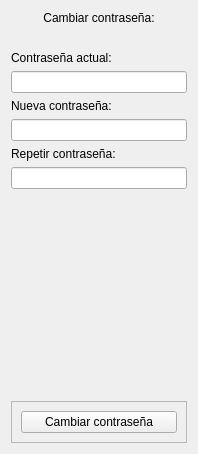
          <widget class="QWidget" name="scrollAreaWidgetContents_28">
           <property name="geometry">
            <rect>
             <x>0</x>
             <y>0</y>
             <width>198</width>
             <height>454</height>
            </rect>
           </property>
           <layout class="QVBoxLayout" name="verticalLayout_18">
            <item>
             <widget class="QLabel" name="label_my_account_change_password">
              <property name="text">
               <string>Cambiar contraseña:</string>
              </property>
              <property name="alignment">
               <set>Qt::AlignCenter</set>
              </property>
             </widget>
            </item>
            <item>
             <spacer name="horizontal_spacer_my_account_change_password">
              <property name="orientation">
               <enum>Qt::Horizontal</enum>
              </property>
              <property name="sizeHint" stdset="0">
               <size>
                <width>40</width>
                <height>20</height>
               </size>
              </property>
             </spacer>
            </item>
            <item>
             <widget class="QLabel" name="label_my_account_current_password">
              <property name="text">
               <string>Contraseña actual:</string>
              </property>
             </widget>
            </item>
            <item>
             <widget class="QLineEdit" name="line_edit_my_account_current_password">
              <property name="echoMode">
               <enum>QLineEdit::Password</enum>
              </property>
             </widget>
            </item>
            <item>
             <widget class="QLabel" name="label_my_account_new_password">
              <property name="text">
               <string>Nueva contraseña:</string>
              </property>
             </widget>
            </item>
            <item>
             <widget class="QLineEdit" name="line_edit_my_account_new_password">
              <property name="echoMode">
               <enum>QLineEdit::Password</enum>
              </property>
             </widget>
            </item>
            <item>
             <widget class="QLabel" name="label_my_account_repeat_new_password">
              <property name="text">
               <string>Repetir contraseña:</string>
              </property>
             </widget>
            </item>
            <item>
             <widget class="QLineEdit" name="line_edit_my_account_repeat_new_password">
              <property name="echoMode">
               <enum>QLineEdit::Password</enum>
              </property>
             </widget>
            </item>
            <item>
             <spacer name="vertical_spacer_my_account">
              <property name="orientation">
               <enum>Qt::Vertical</enum>
              </property>
              <property name="sizeHint" stdset="0">
               <size>
                <width>20</width>
                <height>40</height>
               </size>
              </property>
             </spacer>
            </item>
            <item>
             <widget class="QFrame" name="frame_change_password">
              <property name="frameShape">
               <enum>QFrame::StyledPanel</enum>
              </property>
              <property name="frameShadow">
               <enum>QFrame::Raised</enum>
              </property>
              <layout class="QHBoxLayout" name="horizontalLayout_21">
               <item>
                <widget class="QPushButton" name="push_button_change_password">
                 <property name="text">
                  <string>Cambiar contraseña</string>
                 </property>
                </widget>
               </item>
              </layout>
             </widget>
            </item>
           </layout>
          </widget>
